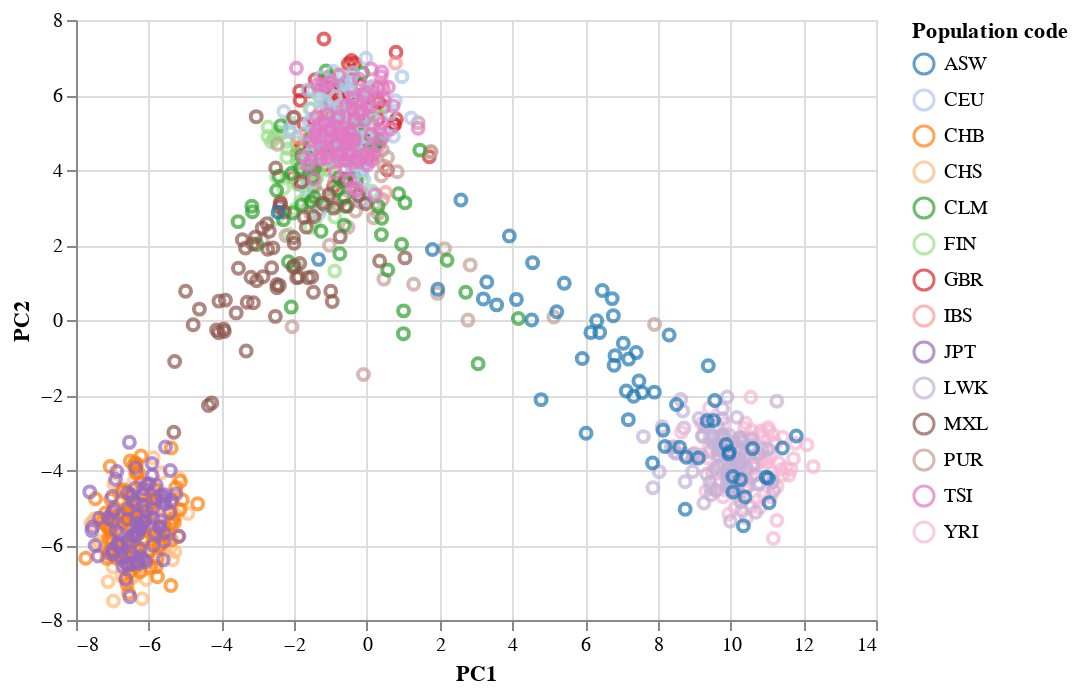

Write notebook code for a chart like this one.
### Code cell
alt.Chart(df_plot).mark_point().encode(
    x='PC1',
    y='PC2',
    color= alt.Color("Population code", scale=alt.Scale(scheme='category20'))
)

### Figure 1 — Vega-Lite specification as saved in the notebook (floating-point values rounded to 4 significant figures; data arrays with more than 128 entries replaced by an {"elided": "..."} marker saying what was removed)
{"config": {"view": {"continuousWidth": 400, "continuousHeight": 300}}, "data": {"name": "data-03aeda0ab8f6ffc58416218286b3d6c8"}, "mark": "point", "encoding": {"color": {"field": "Population code", "scale": {"scheme": "category20"}, "type": "nominal"}, "x": {"field": "PC1", "type": "quantitative"}, "y": {"field": "PC2", "type": "quantitative"}}, "$schema": "https://vega.github.io/schema/vega-lite/v4.17.0.json", "datasets": {"data-03aeda0ab8f6ffc58416218286b3d6c8": {"elided": "1092 records"}}}
